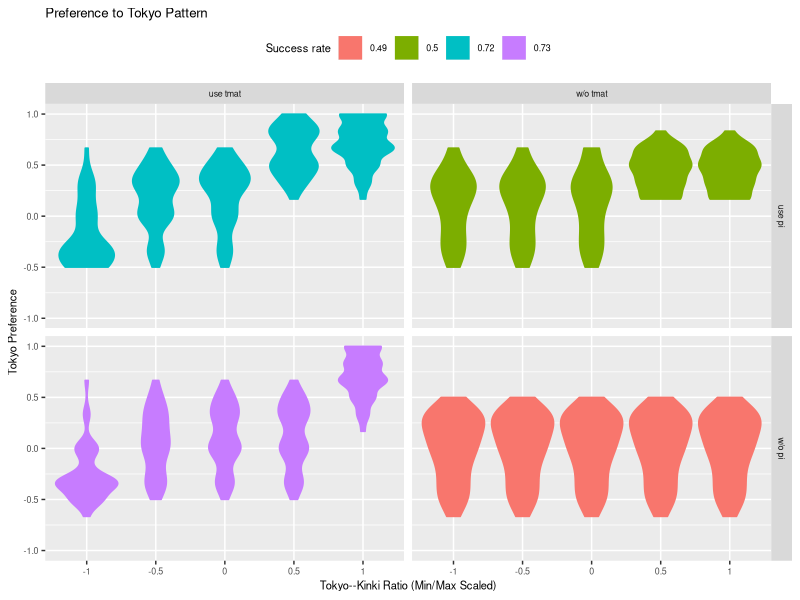
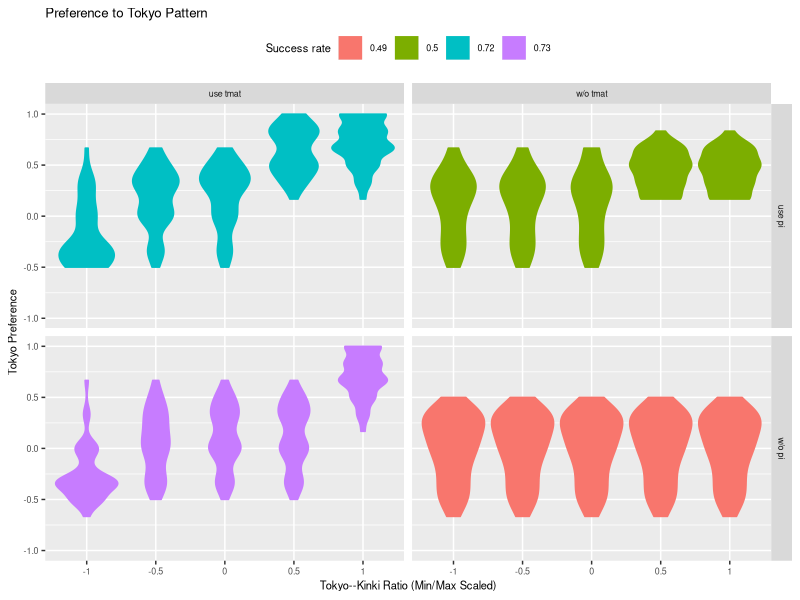

Write R code to recreate these figures, in order.
## ---- chunk 1
knitr::opts_chunk$set(echo = TRUE)
library(dplyr)
library(ggplot2)
library(readr)
library(stringr)
library(tidyr)
## ---- chunk 2
results <- read_csv("results.csv")
## ---- chunk 3
results_success <- results %>%
  group_by(
    use_transition, use_pi,
  ) %>%
  summarise(success_rate = round(mean(n_success), 2)) %>%
  ungroup()

results_mean <- results %>%
  group_by(
    use_transition, use_pi,
    tokyo_kinki_ratio, pitch, phoneme, subj_id,
  ) %>%
  summarise(tokyo_pref = mean(tokyo_pref)) %>%
  ungroup() %>%
  left_join(results_success) %>%
  mutate(
    use_pi = case_when(
      use_pi ~ "use pi",
      !use_pi ~ "w/o pi"
    ),
    use_transition = case_when(
      use_transition ~ "use tmat",
      !use_transition ~ "w/o tmat"
    ),
  )

results_mean
## ---- chunk 4
g <- results_mean %>%
  ggplot(aes(x = as.factor(tokyo_kinki_ratio), y = tokyo_pref, color = as.factor(success_rate), fill = as.factor(success_rate))) +
  facet_grid(use_pi ~ use_transition) +
  geom_violin() +
  theme(legend.position = "top") +
  ylim(-1, 1) +
  labs(
    title = "Preference to Tokyo Pattern",
    x = "Tokyo--Kinki Ratio (Min/Max Scaled)",
    y = "Tokyo Preference",
    color = "Success rate",
    fill = "Success rate"
  ) +
  theme(text = element_text(size = 8))
g
ggsave(paste0("simulation_results.png"),
  unit = "cm", width = 8, height = 8
)
